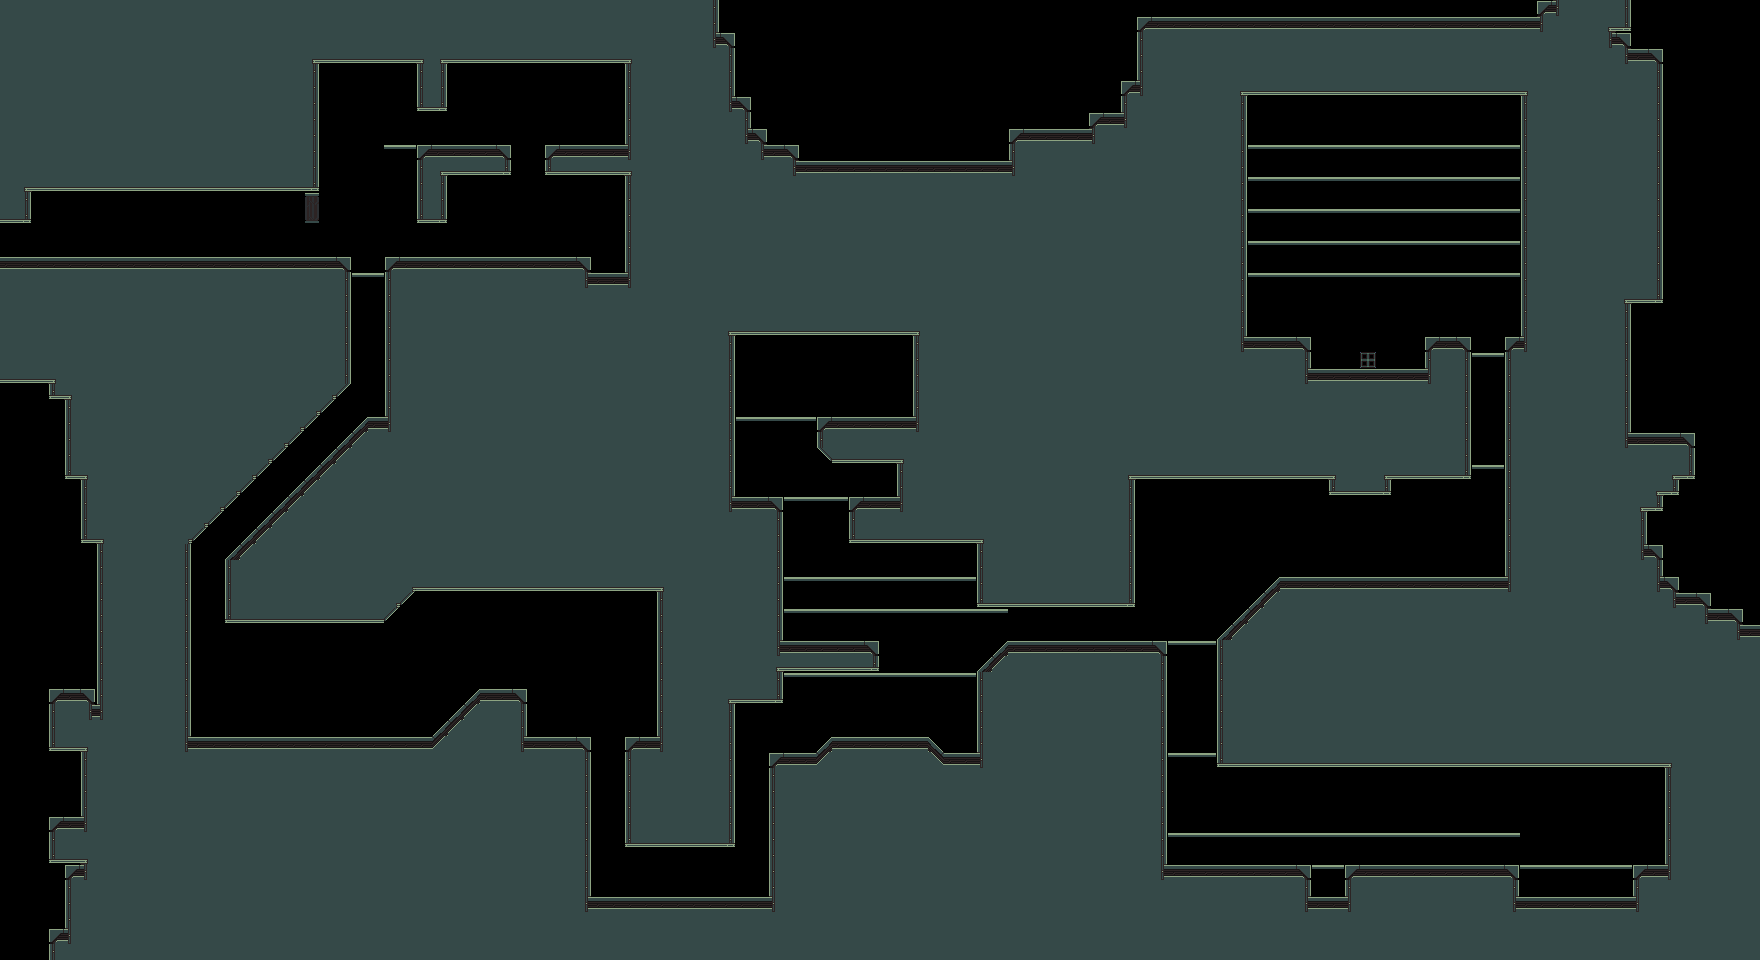

A 2D game scene composited from a Tiled map and its tileset images. What follows is a short description and the map's XML, with each tile layer's data collapsed to a summary:
An orthogonal 110x60 tile map with 16x16 px tiles, 2 tile layers (Tile Layer 1, Tile Layer 2), 1 hidden layer not drawn.

<map version="1.0" orientation="orthogonal" renderorder="right-down" width="110" height="60" tilewidth="16" tileheight="16" nextobjectid="1">
 <tileset firstgid="1" name="0_GAUNTLET_CANYON" tilewidth="16" tileheight="16" tilecount="2800" columns="20">
  <image source="../../../tileset/0_CANYON.png" width="320" height="2240" />
  <terraintypes>
   <terrain name="Basic" tile="-1" />
   <terrain name="Thin_V" tile="-1" />
   <terrain name="Thin_H" tile="-1" />
   <terrain name="Eraser" tile="-1" />
  </terraintypes>
  <tile id="8" terrain=",,,3" />
  <tile id="9" terrain=",,3,3" />
  <tile id="10" terrain=",,3," />
  <tile id="11" terrain="3,3,3," />
  <tile id="12" terrain="3,3,,3" />
  <tile id="28" terrain=",3,,3" />
  <tile id="29" terrain="3,3,3,3" />
  <tile id="30" terrain="3,,3," />
  <tile id="31" terrain="3,,3,3" />
  <tile id="32" terrain=",3,3,3" />
  <tile id="48" terrain=",3,," />
  <tile id="49" terrain="3,3,," />
  <tile id="50" terrain="3,,," />
  <tile id="80" terrain=",,,0" />
  <tile id="81" terrain=",,0,0" />
  <tile id="82" terrain=",,0," />
  <tile id="88" terrain=",,,1" />
  <tile id="89" terrain=",,1,1" />
  <tile id="90" terrain=",,1," />
  <tile id="92" terrain=",,,2" />
  <tile id="93" terrain=",,2,2" />
  <tile id="94" terrain=",,2," />
  <tile id="100" terrain=",0,,0" />
  <tile id="101" terrain="0,0,0,0" />
  <tile id="102" terrain="0,,0," />
  <tile id="105" terrain="0,0,0," />
  <tile id="106" terrain="0,0,,0" />
  <tile id="108" terrain=",1,,1" />
  <tile id="109" terrain="1,1,1,1" />
  <tile id="110" terrain="1,,1," />
  <tile id="112" terrain=",2,,2" />
  <tile id="113" terrain="2,2,2,2" />
  <tile id="114" terrain="2,,2," />
  <tile id="120" terrain=",0,," />
  <tile id="121" terrain="0,0,," />
  <tile id="122" terrain="0,,," />
  <tile id="125" terrain="0,,0,0" />
  <tile id="126" terrain=",0,0,0" />
  <tile id="128" terrain=",1,," />
  <tile id="129" terrain="1,1,," />
  <tile id="130" terrain="1,,," />
  <tile id="132" terrain=",2,," />
  <tile id="133" terrain="2,2,," />
  <tile id="134" terrain="2,,," />
 </tileset>
 <imagelayer name="Image Layer 1" visible="0">
  <image source="../../../../_noncrypt_assets/pngexports/CANYON_B.png" />
 </imagelayer>
 <layer name="Tile Layer 1" width="110" height="60" opacity="0.99">
  <data>[6600 cells, 4592 non-empty, 26 distinct tile ids]</data>
 </layer>
 <layer name="Tile Layer 2" width="110" height="60">
  <data>[6600 cells, 0 non-empty, 0 distinct tile ids]</data>
 </layer>
</map>
